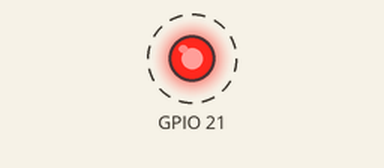
Recording of a sketch running on a simulated ESP32. Parts: output pins drawn as LEDs (lit = HIGH). Dashed ring = blinking. What the sketch prints to the serial monitor is not drawn.

Above: at 0.1 s.
Timing chart, 0 to 3.0 s (numbered marks = the images above):
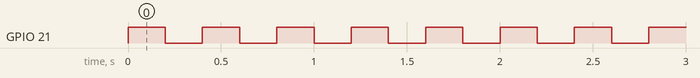

Measured:
- by itself, GPIO 21: alternates HIGH for 0.20 s and LOW for 0.20 s

The sketch:

sketch.ino
```cpp
void setup() {
  // put your setup code here, to run once:
  Serial.begin(115200);
  Serial.println("Hello, ESP32!");
  pinMode(21, OUTPUT);
}

void loop() {
  digitalWrite(21, HIGH);
  delay(200); // Wait for 500 millisecond(s)
  digitalWrite(21, LOW);
  delay(200); // Wait for 500 millisecond(s)
}
```
